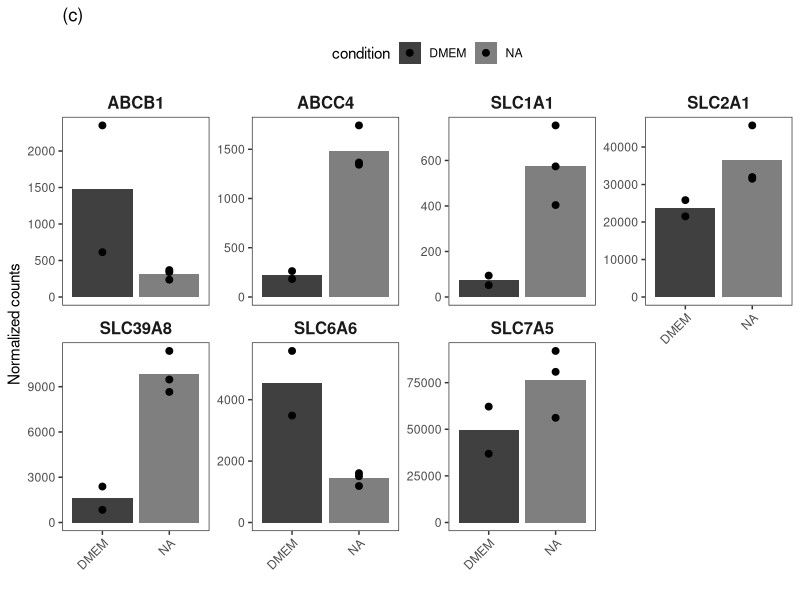

This figure's R source:
# Load required libraries
library(ggplot2)
library(dplyr)
library(tidyr)
library(readr)

# Read table4 data using consistent options with compare_counts.R
table4 <- read.csv("./data/table4.csv", stringsAsFactors = FALSE)
cat("\nDebug: Original table4 data (first few rows):\n")
print(head(table4))

# Clean up ensemblid column by removing version numbers (e.g., '.16') if applicable
if ("ensemblid" %in% colnames(table4)) {
  table4 <- table4 %>%
    mutate(ensemblid = sub("\\..*", "", ensemblid))
  cat("\nDebug: Cleaned table4 data (first few rows):\n")
  print(head(table4))
}

# List of transporters we want to analyze
transporters <- c("ABCB1", "ABCC4", "SLC1A1", "SLC2A1", 
                 "SLC6A6", "SLC7A5", "SLC39A8")

# Filter for our transporters of interest
transporter_data <- table4 %>%
  filter(hgnc_symbol %in% transporters)

# Extract and reshape normalized count columns
normalized_counts <- transporter_data %>%
  select(hgnc_symbol, 
         contains("normalized")) %>%
  pivot_longer(
    cols = contains("normalized"),
    names_to = "sample",
    values_to = "count"
  ) %>%
  # Clean up sample names and add condition
  mutate(
    condition = case_when(
      grepl("DMEM", sample) ~ "DMEM",
      grepl("TF-NB", sample) ~ "NB"
    )
  ) %>%
  # Clean and convert condition to factor
  mutate(
    condition = trimws(condition),
    condition = toupper(condition),
    condition = factor(condition, levels = c("DMEM", "NB"))
  )

# Add debug prints
print("Debug: Checking condition values and factor levels:")
print(table(normalized_counts$condition))
print(levels(normalized_counts$condition))

# Create the plot
transporter_plot <- ggplot(normalized_counts, 
                          aes(x = condition, y = count, fill = condition)) +
  # Bar for mean value
  stat_summary(fun = mean, 
              geom = "bar", 
              position = position_dodge(width = 0.9)) +
  # Error bars for mean ± standard deviation
  stat_summary(fun.data = mean_sdl, 
              geom = "errorbar", 
              position = position_dodge(width = 0.9), 
              width = 0.2) +
  # Individual data points
  geom_point(position = position_dodge(width = 0.9), 
             size = 2, 
             color = "black") +
  # Facet by gene with free y-scales
  facet_wrap(~hgnc_symbol, scales = "free_y", ncol = 4) +
  scale_fill_manual(values = c("DMEM" = "#404040", "NB" = "#CCCCCC")) +
  # Customize theme to match analysis plot
  theme_bw() +
  theme(
    panel.grid.major = element_blank(),
    panel.grid.minor = element_blank(),
    strip.background = element_blank(),
    strip.text = element_text(size = 12, face = "bold"),
    axis.text.x = element_text(angle = 45, hjust = 1),
    legend.position = "top",
    plot.title = element_text(hjust = 0)
  ) +
  # Labels
  labs(
    y = "Normalized counts",
    x = "",
    title = "(c)"
  )

# Add debugging prints
print("Debug: Color mapping that will be used:")
print(c("DMEM" = "#404040", "NB" = "#CCCCCC"))

print("Debug: Checking if plot object contains correct color mapping:")
print(transporter_plot$scales$scales[[1]]$palette(2))

# Save the plot
ggsave("./data/plots/transporter_plot_from_table4.png", 
       transporter_plot, 
       width = 10, 
       height = 8, 
       dpi = 300)

# After saving, add:
print("Debug: Saving plot to:")
print(normalizePath("./data/plots/transporter_plot_from_table4.png"))
print("Debug: File saved. Checking if file exists:")
print(file.exists("./data/plots/transporter_plot_from_table4.png"))
print("Debug: File modification time:")
print(file.mtime("./data/plots/transporter_plot_from_table4.png"))